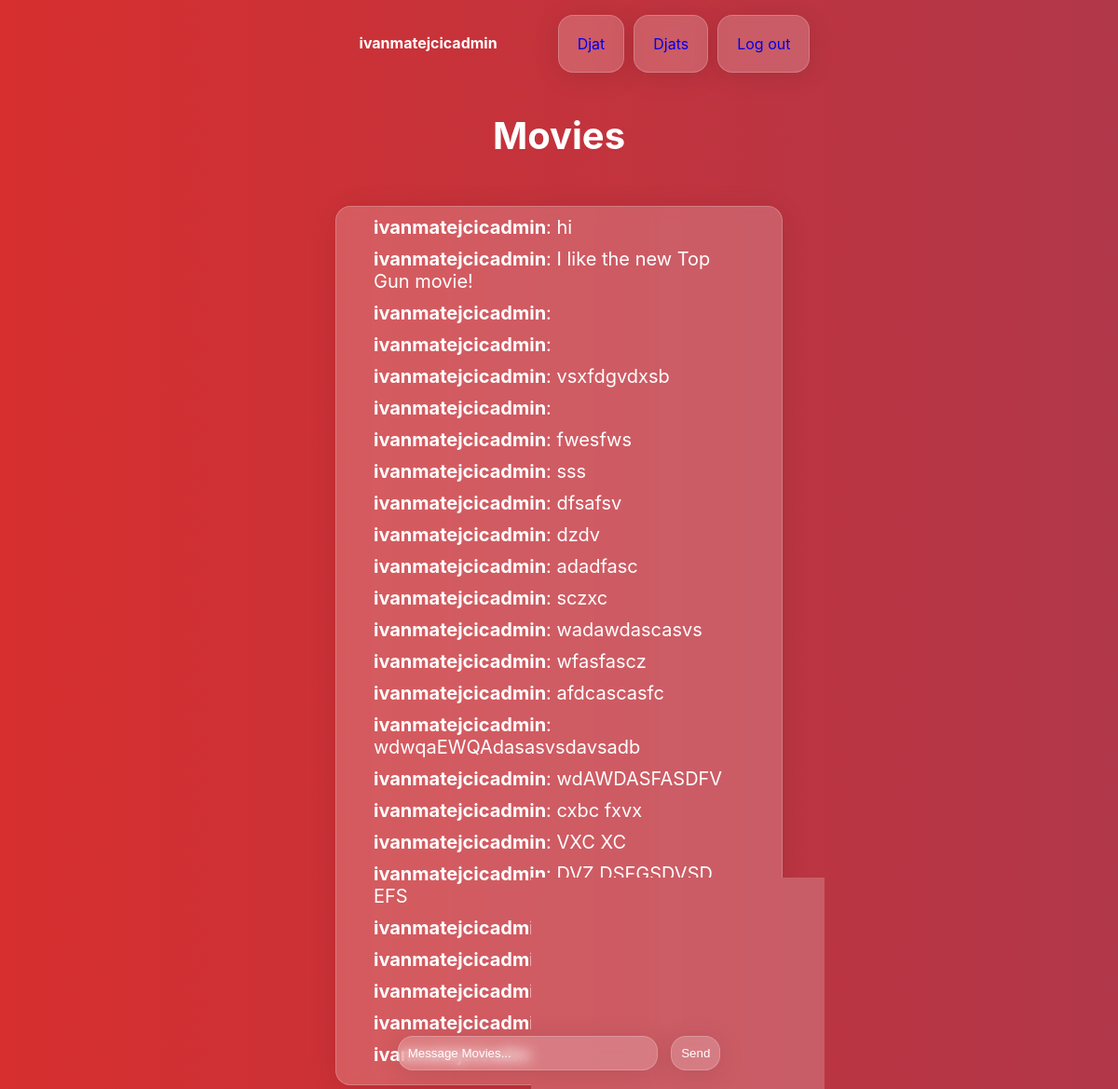
The page /rooms/movies/ (signed in) on the database its author committed.
### room/models.py (models this page shows)
class Room(models.Model):
    name = models.CharField(max_length=255)
    slug = models.SlugField(unique=True)

class Message(models.Model):
    room = models.ForeignKey(Room, related_name='messages', on_delete=models.CASCADE)
    user = models.ForeignKey(User, related_name='messages', on_delete=models.CASCADE)
    content = models.TextField()
    date_added = models.DateTimeField(auto_now_add=True)
    class Meta:
        ordering = ('date_added',)

### room/views.py (the view)
# urls.py: path('rooms/', include('room.urls')),
@login_required
def room(request, slug):
    room = Room.objects.get(slug=slug)
    messages = Message.objects.filter(room=room)[0:25]
    return render(request, 'room/room.html', {'room': room, 'messages': messages})

### room/templates/room/room.html (shortened to what this page needs)
{% extends 'chat/base.html' %}
{% block content %}
<div class = "frontpage3">
    <div>
        <h1>{{ room.name }}</h1>
    </div>
    <div id="chat-messages">
        {% for m in messages %}
        <p class = "message-and-username"><b>{{ m.user.username }}</b>: {{ m.content }}<br></p>
        {% endfor %}
    </div>
    <div>
        <form method="post" action="." class = "send-message-form">
            <div class = "input-wrapper">
                <input type="text" name="content" placeholder="Message {{ room.name }}..." id="chat-message-input" size = "30">
                <button id="chat-message-submit">Send</button>
            </div>
        </form>
    </div>
</div>
{% endblock %}

### chat/templates/chat/base.html (shortened to what this page needs)
<!DOCTYPE html>
<html>
    <head>
    </head>
    <body>
        <nav>
            {% if request.user.is_authenticated %}
            <ul class = "user">
                <li style = "color: white; font-weight: bold;">{{ request.user.username}}</li>
            </ul>
            {% endif %}
            <ul>
                <li class = "nav-items"><a href="/">Djat</a></li>
                {% if request.user.is_authenticated %}
                    <li class = "nav-items"><a href="/rooms/">Djats</a></li>
                    <li class = "nav-items"><a href="/logout/">Log out</a></li>
                {% else %}
                    <li class = "nav-items"><a href="/login/">Log in</a></li>
                    <li class = "nav-items"><a href="/signup/">Sign up</a></li>
                {% endif %}
            </ul>
        </nav>
            {% block content %}
            {% endblock %}
    </body>
</html>

### chat/templates/chat/base.html (style rules this page uses)
nav { display: flex; justify-content: center; }
ul { display: flex; list-style-type: none; }
ul li { padding: 20px; }
ul li a { text-decoration: none; }
.nav-items { background: rgba(255, 255, 255, 0.2); border-radius: 16px; box-shadow: 0 4px 30px rgba(0, 0, 0, 0.1); backdrop-filter: blur(6.2px); -webkit-backdrop-filter: blur(6.2px); border: 1px solid rgba(255, 255, 255, 0.2); justify-content: center; margin: 0px 5px 0px 5px; transition: 0.3s; }
.frontpage3 { text-align: center; width: 100%; margin-top: 2%; }
h1 { font-size: 40px; color: white; }
p { font-size: 20px; color: white; margin: 0px 15px 0px 15px; }
body { font-family: Inter, -apple-system, BlinkMacSystemFont, "Segoe UI", Roboto, Oxygen, Ubuntu, Cantarell, "Fira Sans", "Droid Sans", "Helvetica Neue", sans-serif; background: linear-gradient(270deg, #3d4f98, #d72f2f); background-size: 400% 400%; width: 100%; top: 0; margin: 0 auto; -webkit-animation: AnimationName 30s ease infinite; -moz-animation: AnimationName 30s ease infinite; animation: AnimationName 30s ease infinite; }
input { background: rgba(255, 255, 255, 0.2); border-radius: 16px; box-shadow: 0 4px 30px rgba(0, 0, 0, 0.1); backdrop-filter: blur(6.2px); -webkit-backdrop-filter: blur(6.2px); border: 1px solid rgba(255, 255, 255, 0.2); padding: 10px; margin-top: 20px; margin-right: 10px; }
#chat-messages { background: rgba(255, 255, 255, 0.2); border-radius: 16px; box-shadow: 0 4px 30px rgba(0, 0, 0, 0.1); backdrop-filter: blur(6.2px); -webkit-backdrop-filter: blur(6.2px); border: 1px solid rgba(255, 255, 255, 0.2); padding: 10px; justify-content: center; margin: 2% 30% 0% 30%; text-align: left; display: inline-block; overflow: scroll; overflow-x:hidden; }
::placeholder { color: white; }
button { background: rgba(255, 255, 255, 0.2); border-radius: 16px; box-shadow: 0 4px 30px rgba(0, 0, 0, 0.1); backdrop-filter: blur(6.2px); -webkit-backdrop-filter: blur(6.2px); border: 1px solid rgba(255, 255, 255, 0.2); padding: 10px; color: white; }
.message-and-username { padding: 0px 15px 10px 15px ; }
.input-wrapper { position: fixed; bottom: 20px; left: 0; width: 100%; margin-left: auto; margin-right: auto; text-align: center; }
#chat-message-submit { transition: 0.3s; }
#chat-message-input { outline: none; }

### rows shown on the page
Room: name "Movies", content "Message Movies..."
Message: user.username "ivanmatejcicadmin", content "hi"
Message: user.username "ivanmatejcicadmin", content "I like the new Top Gun movie!"
Message: user.username "ivanmatejcicadmin"
Message: user.username "ivanmatejcicadmin"
Message: user.username "ivanmatejcicadmin", content "vsxfdgvdxsb"
Message: user.username "ivanmatejcicadmin"
Message: user.username "ivanmatejcicadmin", content "fwesfws"
Message: user.username "ivanmatejcicadmin", content "sss"
Message: user.username "ivanmatejcicadmin", content "dfsafsv"
Message: user.username "ivanmatejcicadmin", content "dzdv"
Message: user.username "ivanmatejcicadmin", content "adadfasc"
Message: user.username "ivanmatejcicadmin", content "sczxc"
Message: user.username "ivanmatejcicadmin", content "wadawdascasvs"
Message: user.username "ivanmatejcicadmin", content "wfasfascz"
Message: user.username "ivanmatejcicadmin", content "afdcascasfc"
Message: user.username "ivanmatejcicadmin", content "wdwqaEWQAdasasvsdavsadb"
Message: user.username "ivanmatejcicadmin", content "wdAWDASFASDFV"
Message: user.username "ivanmatejcicadmin", content "cxbc fxvx"
Message: user.username "ivanmatejcicadmin", content "VXC XC"
Message: user.username "ivanmatejcicadmin", content "DVZ DSFGSDVSD EFS"
Message: user.username "ivanmatejcicadmin"
Message: user.username "ivanmatejcicadmin"
Message: user.username "ivanmatejcicadmin"
Message: user.username "ivanmatejcicadmin"
Message: user.username "ivanmatejcicadmin"

### other values the page prints
{{ request.user.username }} "ivanmatejcicadmin"
